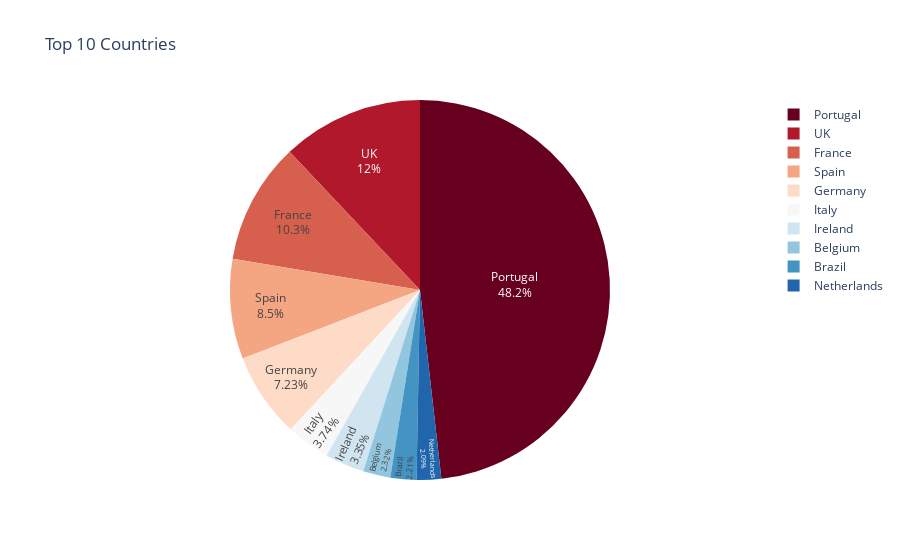

Here is the notebook cell this chart was saved with:
### Code cell
#labels={'PRT': 'Portugal', 'GBR': 'UK', 'FRA': 'France', 'ESP': 'Spain', 'DEU': 'Germany', 'ITA': 'Italy', 'IRL': 'Ireland', 'BEL': 'Belgium', 'BRA': 'Brazil', 'NLD': 'Netherlands'}
pie = px.pie(values=top10.values,names=top10.index, title='Top 10 Countries',
              color_discrete_sequence=px.colors.sequential.RdBu)
pie.update_traces(textposition='inside', textinfo='percent+label',)
pie.show()

### Figure 1 — Plotly figure (JSON) as saved in the notebook; plotly's stock layout.template omitted (floating-point values rounded to 4 significant figures)
{"data": [{"domain": {"x": [0, 1], "y": [0, 1]}, "hovertemplate": "label=%{label}<br>value=%{value}<extra></extra>", "labels": ["Portugal", "UK", "France", "Spain", "Germany", "Italy", "Ireland", "Belgium", "Brazil", "Netherlands"], "legendgroup": "", "name": "", "showlegend": true, "textinfo": "percent+label", "textposition": "inside", "type": "pie", "values": [48590, 12129, 10415, 8568, 7287, 3766, 3375, 2342, 2224, 2104]}], "layout": {"legend": {"tracegroupgap": 0}, "piecolorway": ["rgb(103,0,31)", "rgb(178,24,43)", "rgb(214,96,77)", "rgb(244,165,130)", "rgb(253,219,199)", "rgb(247,247,247)", "rgb(209,229,240)", "rgb(146,197,222)", "rgb(67,147,195)", "rgb(33,102,172)", "rgb(5,48,97)"], "title": {"text": "Top 10 Countries"}}}
